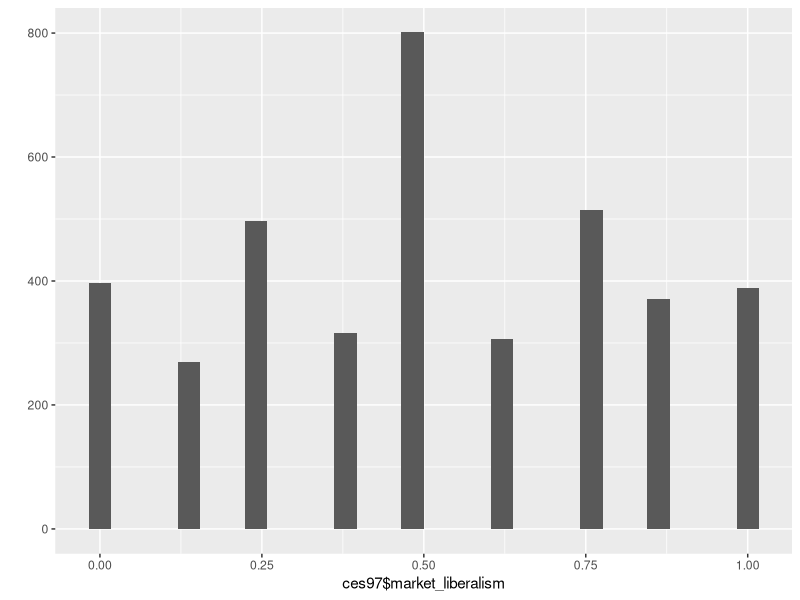
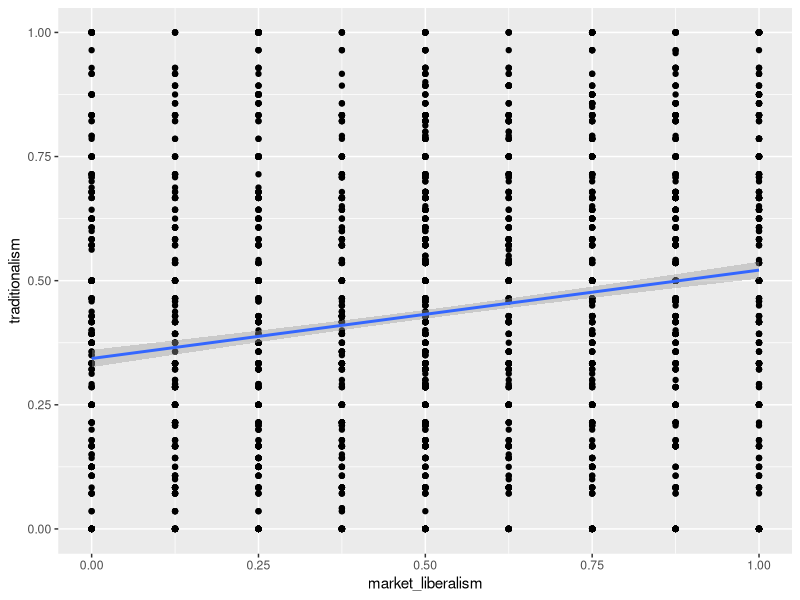
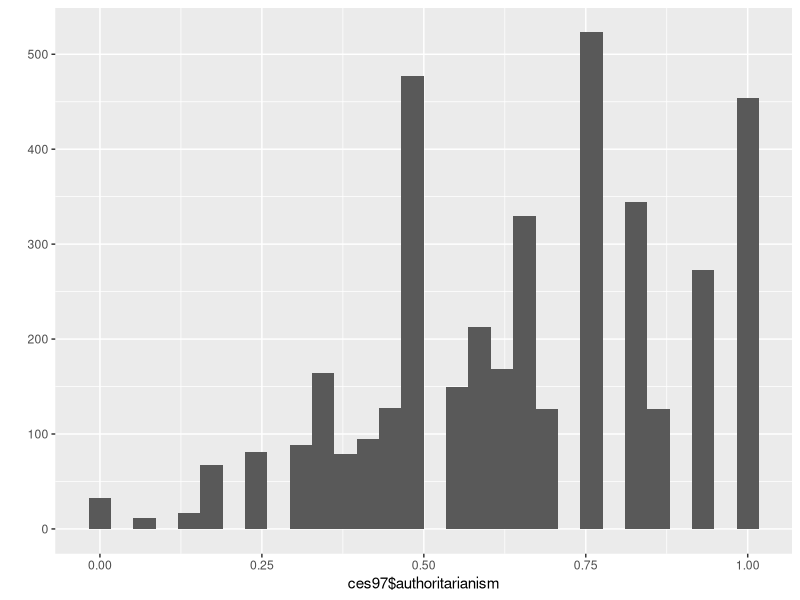

Write the R code that produced these figures, in order. (Note: this script raises an error after producing the figures.)
#File to Recode CES Data
library(tidyverse)
library(car)
library(labelled)
library(here)
library(haven)
#load data
ces97<-read_sav(file=here("data-raw/CES-E-1997_F1.sav"))

#### #recode Gender (cpsrgen)####

# (ces97, "gender")
ces97$male<-Recode(ces97$cpsrgen, "1=1; 5=0")
val_labels(ces97$male)<-c(Female=0, Male=1)
#checks
val_labels(ces97$male)
# (ces97$male)
#####recode Union Household (cpsm9) ####

# (ces97, "union")
ces97$union<-Recode(ces97$cpsm9, "1=1; 5=0; else=NA")
val_labels(ces97$union)<-c(None=0, Union=1)
#checks
val_labels(ces97$union)
# (ces97$union)
#####Union Combined variable (identical copy of union) ####

ces97$union_both<-ces97$union
#checks
val_labels(ces97$union_both)
# (ces97$union_both)

#### #recode Education (cpsm3)####
# (ces97, "education")
ces97$degree<-Recode(ces97$cpsm3, "9:11=1; 1:8=0; else=NA")
val_labels(ces97$degree)<-c(nodegree=0, degree=1)
#checks
val_labels(ces97$degree)
# (ces97$degree)

####recode Region (province) ####
# (ces97, "province")
ces97$region<-Recode(ces97$province, "10:13=1; 35=2; 46:59=3; 4=NA; else=NA")
val_labels(ces97$region)<-c(Atlantic=1, Ontario=2, West=3)
#checks
val_labels(ces97$region)
# (ces97$region)

####recode Province (province) ####
# look_for(ces97, "province")
ces97$prov<-Recode(ces97$province, "10=1; 11=2; 12=3; 13=4; 24=5; 35=6; 46=7; 47=8; 48=9; 59=10; else=NA")
val_labels(ces97$prov)<-c(NL=1, PE=2, NS=3, NB=4, QC=5, ON=6, MB=7, SK=8, AB=9, BC=10)
#checks
val_labels(ces97$prov)
table(ces97$prov)

#### recode Quebec (province) ####
# (ces97, "province")
ces97$quebec<-Recode(ces97$province, "10:13=0; 35:59=0; 24=1; else=NA")
val_labels(ces97$quebec)<-c(Other=0, Quebec=1)
#checks
val_labels(ces97$quebec)
# (ces97$quebec)

####recode Age (cpsage) ####
# (ces97, "age")
ces97$yob<-Recode(as.numeric(ces97$cpsage), "9999=NA")
ces97$age<-1997-ces97$yob
#check
# (ces97$age)

####recode Religion (cpsm10) ####
# (ces97, "relig")
ces97$religion<-Recode(ces97$cpsm10, "0=0; 2=1; 1=2; 3:5=3; else=NA")
val_labels(ces97$religion)<-c(None=0, Catholic=1, Protestant=2, Other=3)
#checks
val_labels(ces97$religion)
# (ces97$religion)

#### recode Language (cpslang)####

# (ces97, "language")
ces97$language<-Recode(ces97$cpslang, "1=1; 2=0; else=NA")
val_labels(ces97$language)<-c(French=0, English=1)
#checks
val_labels(ces97$language)
# (ces97$language)
#### recode Non-charter Language (cpsm15)####

# (ces97, "language")
ces97$non_charter_language<-Recode(ces97$cpsm15, "1:5=0; 0=1; 10:27=1; else=NA")
val_labels(ces97$non_charter_language)<-c(Charter=0, Non_Charter=1)
#checks
val_labels(ces97$non_charter_language)
# (ces97$non_charter_language)
####recode Employment (cpsm4) ####

# (ces97, "employment")
ces97$employment<-Recode(ces97$cpsm4, "2:7=0; 1=1; 8=1; else=NA")
val_labels(ces97$employment)<-c(Unemployed=0, Employed=1)
#checks
val_labels(ces97$employment)
# (ces97$employment)

#recode Unemployed (cpsm4)
# look_for(ces97, "employment")
ces97$unemployed<-Recode(ces97$cpsm4, "1=0; 2:3=1; else=NA")
val_labels(ces97$unemployed)<-c(Employed=0, Unemployed=1)
#checks
val_labels(ces97$unemployed)
table(ces97$unemployed)

####recode Sector (cpsm7 & cpsm4) ####
# (ces97, "firm")
ces97 %>%
  mutate(sector=case_when(
    cpsm7==3 ~1,
    cpsm7==5 ~1,
    cpsm7==7 ~1,
    cpsm7==1 ~0,
    cpsm7==0 ~0,
    cpsm4> 1 & cpsm4< 9 ~ 0,
    cpsm7==9 ~NA_real_ ,
    cpsm7==8 ~NA_real_ ,
  ))->ces97

val_labels(ces97$sector)<-c(Private=0, Public=1)
#checks
val_labels(ces97$sector)
# (ces97$sector)

lookfor(ces97, "firm")
ces97 %>%
  mutate(sector_welfare=case_when(
    #Socioal Scientists
    sector==1&( cpsm6 >2312& cpsm6 <2320)~1,
    #Social Workers
    sector==1&( cpsm6 >2330& cpsm6 <2340)~1,
    #Counsellors
    sector==1& cpsm6 ==2391~1,
    # Education
    sector==1&( cpsm6 >2710& cpsm6 <2800)~1,
    #Health
    sector==1&( cpsm6 >3111& cpsm6 <3160)~1,
    sector==0 ~0,
    TRUE~ NA_integer_
  ))->ces97
ces97 %>%
  group_by(sector, sector_welfare) %>%
  count() %>%
  as_factor()
#### recode Party ID (cpsk1 and cpsk4)####
look_for (ces97, "federal")
lookfor(ces97, "occupation")
ces97 %>%
  mutate(party_id=case_when(
    pesh1==1 | pesh4==1 ~ 1,
    pesh1==2 | pesh4==2 ~ 2,
    pesh1==3 | pesh4==3 ~ 3,
    pesh1==4 | pesh4==4 ~ 2,
    pesh1==5 | pesh4==5 ~ 4,
    pesh1==6 | pesh4==6 ~ 0,
  ))->ces97

val_labels(ces97$party_id)<-c(Other=0, Liberal=1, Conservative=2, NDP=3)
#checks
val_labels(ces97$party_id)
table(ces97$party_id)

# recode Party ID 2 (cpsk1 and cpsk4)
look_for (ces97, "federal")
ces97 %>%
  mutate(party_id2=case_when(
    pesh1==1 | pesh4==1 ~ 1,
    pesh1==2 | pesh4==2 ~ 2,
    pesh1==3 | pesh4==3 ~ 3,
    pesh1==4 | pesh4==4 ~ 6,
    pesh1==5 | pesh4==5 ~ 4,
    pesh1==6 | pesh4==6 ~ 0,
  ))->ces97

val_labels(ces97$party_id2)<-c(Other=0, Liberal=1, Conservative=2, NDP=3)
#checks
val_labels(ces97$party_id2)
table(ces97$party_id2)

# recode Party ID 3 (pesh1 and pesh4)
look_for (ces97, "federal")
ces97 %>%
  mutate(party_id3=case_when(
    cpsk1==1 | cpsk4==1 ~ 1,
    cpsk1==2 | cpsk4==2 ~ 2,
    cpsk1==3 | cpsk4==3 ~ 3,
    cpsk1==4 | cpsk4==4 ~ 6,
    cpsk1==5 | cpsk4==5 ~ 4,
      cpsk1==6 | cpsk4==6 ~ 0,
  ))->ces97
val_labels(ces97$party_id3)<-c(Other=0, Liberal=1, Conservative=2, NDP=3)
#checks
val_labels(ces97$party_id3)
table(ces97$party_id3)

#recode Party closeness (cpsk2 )
look_for(ces97, "strongly")
ces97$party_close<-Recode(ces97$cpsk2 , "1=1; 3=0.5; 5=0; else=NA")
#checks
table(ces97$cpsk2  , ces97$party_close, useNA = "ifany" )

####recode Vote (pesa4) ####
# (ces97, "vote")
ces97$vote<-Recode(ces97$pesa4, "1=1; 2=2; 3=3; 5=4; 4=2; 0=0; else=NA")
val_labels(ces97$vote)<-c(Other=0, Liberal=1, Conservative=2, NDP=3, Bloc=4, Green=5)
#checks
val_labels(ces97$vote)
# (ces97$vote)

#recode Vote splitting Conservatives (pesa4)
# (ces97, "vote")
ces97$vote
ces97$vote3<-Recode(ces97$pesa4, "1=1; 2=2; 3=3; 5=4; 4=6; 0=0; else=NA")
val_labels(ces97$vote3)<-c(Other=0, Liberal=1, Conservative=2, NDP=3, Bloc=4, Green=5, Reform=6)
#checks
val_labels(ces97$vote3)
# (ces97$vote3)
# (ces97$pesa4)

#### #recode Occupation (pinporr)####

# (ces97, "occupation")
# (ces97, "pinporr")
ces97$occupation<-Recode(ces97$pinporr, "1:2:=1; 4:5=1; 3=2; 6:7=2; 9=3; 12=3; 14=3; 8=4; 10=4; 13=4; 15:16=5; else=NA")
val_labels(ces97$occupation)<-c(Professional=1, Managers=2, Routine_Nonmanual=3, Skilled=4, Unskilled=5)
#checks
val_labels(ces97$occupation)
# (ces97$occupation)
####recode Occupation3 as 6 class schema with self-employed (cpsm4) ####

# (ces97, "employ")
ces97$occupation3<-ifelse(ces97$cpsm4==8, 6, ces97$occupation)
val_labels(ces97$occupation3)<-c(Professional=1, Managers=2, Routine_Nonmanual=3, Skilled=4, Unskilled=5, Self_employed=6)
#checks
val_labels(ces97$occupation3)
# (ces97$occupation3)
#### recode Income (cpsm16 and cpsm16a)####

# (ces97, "income")
ces97 %>%
  mutate(income=case_when(
    cpsm16a==1 | cpsm16> 0 & cpsm16 < 20 ~ 1,
    cpsm16a==2 | cpsm16> 19 & cpsm16 < 30 ~ 2,
    cpsm16a==3 | cpsm16> 29 & cpsm16 < 50 ~ 3,
    cpsm16a==4 | cpsm16> 29 & cpsm16 < 50 ~ 3,
    cpsm16a==5 | cpsm16> 49 & cpsm16 < 70 ~ 4,
    cpsm16a==6 | cpsm16> 49 & cpsm16 < 70 ~ 4,
    cpsm16a==7 | cpsm16> 69 & cpsm16 < 998 ~ 5,
    cpsm16a==8 | cpsm16> 69 & cpsm16 < 998 ~ 5,
    cpsm16a==9 | cpsm16> 69 & cpsm16 < 998 ~ 5,
    cpsm16a==10 | cpsm16> 69 & cpsm16 < 998 ~ 5,
  ))->ces97

val_labels(ces97$income)<-c(Lowest=1, Lower_Middle=2, Middle=3, Upper_Middle=4, Highest=5)
#checks

#Simon's Version
ces97 %>%
  mutate(income2=case_when(
    #First Quintile
    cpsm16a==1 | cpsm16> 0 & cpsm16 < 18 ~ 1,
    #Second Quintile
    cpsm16a==2 | cpsm16> 17 & cpsm16 < 33 ~ 2,
    cpsm16a==3 | cpsm16> 32 & cpsm16 < 50 ~ 3,
    cpsm16a==4 | cpsm16> 32 & cpsm16 < 50 ~ 3,
    cpsm16a==5 | cpsm16> 49 & cpsm16 < 72 ~ 4,
    cpsm16a==6 | cpsm16> 49 & cpsm16 < 72 ~ 4,
    cpsm16a==7 | cpsm16> 71 & cpsm16 < 998 ~ 5,
    cpsm16a==8 | cpsm16> 71 & cpsm16 < 998 ~ 5,
    cpsm16a==9 | cpsm16> 71 & cpsm16 < 998 ~ 5,
    cpsm16a==10 | cpsm16> 71 & cpsm16 < 998 ~ 5,
  ))->ces97

val_labels(ces97$income2)<-c(Lowest=1, Lower_Middle=2, Middle=3, Upper_Middle=4, Highest=5)

# (ces97, "income")
ces97 %>%
  mutate(income_tertile=case_when(
    #first tertile
    as.numeric(cpsm16a)<3 | as.numeric(cpsm16)> 0 & as.numeric(cpsm16) < 27 ~ 1,
    #Second tertile
    as.numeric(cpsm16a)>2 & as.numeric(cpsm16a)<5 | as.numeric(cpsm16)> 26 & as.numeric(cpsm16) < 56 ~ 2,
    #Third Tertile
    as.numeric(cpsm16a)>4 & as.numeric(cpsm16a)<98 | as.numeric(cpsm16)> 55 & as.numeric(cpsm16) < 998~ 3
  ))->ces97

val_labels(ces97$income_tertile)<-c(Lowest=1, Middle=2, Highest=3)
#checks
val_labels(ces97$income_tertile)
# (ces97$income_tertile)

#####recode Household size (cpshhwgt)####
# (ces97, "house")
ces97$household<-Recode(ces97$cpshhwgt, "0.5056=0.5; 1.0111=1; 1.5167=1.5; 2.0223=2; 2.5278=2.5; 3.0334=3; 3.539=3.5; 4.5501=4.5")
#checks
# (ces97$household)

#### recode income / household size ####
ces97$inc<-Recode(as.numeric(ces97$cpsm16), "998:999=NA")

# (ces97$inc)
ces97$inc2<-ces97$inc/ces97$household
# (ces97$inc2)
ces97$inc3<-Recode(as.numeric(ces97$cpsm16a), "98:99=NA")
# (ces97$inc3)
ces97$inc4<-ces97$inc3/ces97$household
# (ces97$inc4)

ces97 %>%
  mutate(income_house=case_when(
    as.numeric(inc4)<2.7 |(as.numeric(inc2)> 0 & as.numeric(inc2) < 27) ~ 1,
    (as.numeric(inc4)>2.6 &as.numeric(inc4) <5.3 )| as.numeric(inc2)> 26 & as.numeric(inc2) < 53 ~ 2,
    (as.numeric(inc4)>5.2 & as.numeric(inc4)<31) | as.numeric(inc2)> 52 & as.numeric(inc2) <998 ~ 3
  ))->ces97
# (ces97$income_house)
# (ces97$income_tertile)
# (ces97$income_tertile, ces97$income_house)

####recode Religiosity (pesm10b)####
# (ces97, "relig")
ces97$religiosity<-Recode(as.numeric(ces97$pesm10b), "7=1; 5=2; 8=3; 3=4; 1=5; else=NA")
val_labels(ces97$religiosity)<-c(Lowest=1, Lower_Middle=2, Middle=3, Upper_Middle=4, Highest=5)
#checks
#val_labels(ces97$religiosity)
# (ces97$religiosity)

#### recode Redistribution (mbsa4)####
# (ces97, "rich")
#val_labels(ces97$mbsa4)
ces97$redistribution<-Recode(as.numeric(ces97$mbsa4), "; 1=1; 2=0.75; 3=0.25; 4=0; 8=0.5; else=NA", as.numeric=T)
#val_labels(ces97$redistribution)<-c(Much_less=0, Somewhat_less=0.25, Same_amount=0.5, Somewhat_more=0.75, Much_more=1)
#checks
#val_labels(ces97$redistribution)
# (ces97$redistribution)

####recode Pro-Redistribution (mbsa4) ####
ces97$pro_redistribution<-Recode(ces97$mbsa4, "1:2=1; 3:4=0; else=NA", as.numeric=T)
val_labels(ces97$pro_redistribution)<-c(Non_Pro=0, Pro=1)
#checks
#val_labels(ces97$pro_redistribution)
# (ces97$pro_redistribution)
#### recode Market Liberalism (cpsf6 and pese19)####

# (ces97, "private")
# (ces97, "blame")

ces97$market1<-Recode(as.numeric(ces97$cpsf6), "1=1; 3=0.75; 5=0.25; 7=0; 8=0.5; else=NA", as.numeric=T)
ces97$market2<-Recode(as.numeric(ces97$pese19), "1=1; 3=0.75; 5=0.25; 7=0; 8=0.5; else=NA", as.numeric=T)
#checks
# (ces97$market1)
# (ces97$market2)
#
# ces97 %>%
#   rowwise() %>%
#   mutate(market_liberalism=mean(
#     c_across(market1:market2)
#  , na.rm=T )) ->out
#
# out %>%
#   ungroup() %>%
#   select(c('market1', 'market2', 'market_liberalism')) %>%
#   mutate(na=rowSums(is.na(.))) %>%
#   filter(na>0, na<3)
#Scale Averaging
ces97 %>%
  mutate(market_liberalism=rowMeans(select(., num_range("market", 1:2)), na.rm=T))->ces97


ces97 %>%
  select(starts_with("market")) %>%
  summary()
#Check distribution of market_liberalism
qplot(ces97$market_liberalism, geom="histogram")
# (ces97$market_liberalism, useNA="ifany")

#Calculate Cronbach's alpha
library(psych)
ces97 %>%
  select(market1, market2) %>%
  alpha(.)
#Check correlation
ces97 %>%
  select(market1, market2) %>%
  cor(., use="complete.obs")

####recode Immigration (cpsj18) ####

# (ces97, "imm")
ces97$immigration_rates<-Recode(as.numeric(ces97$cpsj18), "1=0; 3=1; 5=0.5; 8=0.5; else=NA", as.numeric=T)
#checks
# (ces97$immigration_rates, useNA = "ifany")

#### recode Environment vs Jobs (mbsa6)####
# (ces97, "env")
# (ces97$mbsa6, useNA="ifany")
ces97$enviro<-Recode(as.numeric(ces97$mbsa6), "1=0; 2=0.25; 3=0.75; 4=1; 8=0.5; else=NA")
#checks
# (ces97$enviro, useNA="ifany")

####recode Capital Punishment (pese13) ####
# (ces97, "punish")
ces97$death_penalty<-Recode(as.numeric(ces97$pese13), "1=0; 3=0.25; 5=0.75; 7=1; 8=0.5; else=NA")
#checks
# (ces97$death_penalty)

#recode Crime (cpsa2g)
# (ces97, "crime")
ces97$crime<-Recode(as.numeric(ces97$cpsa2g), "1=1; 2=0.5; 3=0; 8=0.5; else=NA")
#checks
# (ces97$crime)

#recode Gay Rights (mbsg3)
# (ces97, "homo")
var_label(ces97$mbsg3)
ces97$gay_rights<-Recode(as.numeric(ces97$mbsg3), "1=0; 2=0.25; 3=0.75; 4=1; 8=0.5; else=NA")
#checks
# (ces97$gay_rights)
#### #recode Abortion (pese5a pese5b pese5c)####

# (ces97, "abort")
ces97 %>%
  mutate(abortion=case_when(
    pese5a==3 ~0,
    pese5a==1 ~1,
    pese5a==2 ~0.5,
    pese5a==8 ~0.5,
    pese5b==3 ~1,
    pese5b==2 ~0,
    pese5b==1 ~0.5,
    pese5b==8 ~0.5,
    pese5c==2 ~1,
    pese5c==1 ~0,
    pese5c==3 ~0.5,
    pese5c==8 ~0.5,
  ))->ces97
#checks
# (ces97$abortion)
#### #recode Lifestyle (mbsa7)####

# (ces97, "lifestyle")
ces97$lifestyles<-Recode(as.numeric(ces97$mbsa7), "1=1; 2=0.75; 3=0.25; 4=0; 8=0.5; else=NA")
#checks
# (ces97$lifestyles)
#####recode Stay Home (cpsf3) ####

# (ces97, "home")
ces97$stay_home<-Recode(as.numeric(ces97$cpsf3), "1=1; 3=0.75; 5=0.25; 7=0; 8=0.5; else=NA")
#checks
# (ces97$stay_home)
#####recode Marriage Children (cpsf2) ####

# (ces97, "children")
ces97$marriage_children<-Recode(as.numeric(ces97$cpsf2), "1=1; 3=0.75; 5=0.25; 7=0; 8=0.5; else=NA")
#checks
# (ces97$marriage_children)
#####recode Values (mbsa9) ####

# (ces97, "traditional")
ces97$values<-Recode(as.numeric(ces97$mbsa9), "1=1; 2=0.75; 3=0.25; 4=0; 8=0.5; else=NA")
#checks
# (ces97$values)
#####recode Morals (mbsa8) ####

# (ces97, "moral")
ces97$morals<-Recode(as.numeric(ces97$mbsa8), "1=0; 2=0.25; 3=0.75; 4=1; 8=0.5; else=NA")
#checks
# (ces97$morals)
#### Moral traditionalism####
#recode Moral Traditionalism (abortion, lifestyles, stay home, values, marriage childen, morals)
ces97$trad3<-ces97$abortion
ces97$trad7<-ces97$lifestyles
ces97$trad1<-ces97$stay_home
ces97$trad4<-ces97$values
ces97$trad5<-ces97$marriage_children
ces97$trad6<-ces97$morals
ces97$trad2<-ces97$gay_rights

#This code removes value labels from trad1 to trad6
#Start with data frame
ces97 %>%
  #mutate because changing variables
  #across because we are doing something across a series of columns
  # What columns are we working on? The ones with the names generated in
  #num_range('trad', 1:7)
  mutate(across(.cols=num_range('trad', 1:7),
                #The thing we are doing is removing value labels
                remove_val_labels))->ces97
#remove_val_labels
# (ces97$trad1)
# (ces97$trad2)
# (ces97$trad3)
# (ces97$trad4)
# (ces97$trad5)
# (ces97$trad6)
# (ces97$trad7)

#Scale Averaging
ces97 %>%
  mutate(traditionalism=rowMeans(select(., num_range("trad", 1:7)), na.rm=T))->ces97


ces97 %>%
  select(starts_with("trad")) %>%
  head()
#Check distribution of traditionalism
# qplot(ces97$traditionalism, geom="histogram")
# qplot(ces97$market_liberalism, geom="histogram")

# (ces97$traditionalism, useNA="ifany")

#Calculate Cronbach's alpha
ces97 %>%
  select(trad1, trad2, trad3, trad4, trad5, trad6, trad7) %>%
  psych::alpha(.)
#Check correlation
ces97 %>%
  select(trad1, trad2, trad3, trad4, trad5, trad6, trad7) %>%
  cor(., use="complete.obs")


#recode Moral Traditionalism 2 (stay home & gay rights) (Left-Right)

#Scale Averaging
ces97 %>%
  mutate(traditionalism2=rowMeans(select(., c('trad1', 'trad2')), na.rm=T))->ces97

ces97 %>%
  select(starts_with("trad")) %>%
  summary()
#Check distribution of traditionalism
#qplot(ces97$traditionalism2, geom="histogram")
# (ces97$traditionalism2, useNA="ifany")

#Calculate Cronbach's alpha
ces97 %>%
  select(trad1, trad2) %>%
  psych::alpha(.)

#Check correlation
ces97 %>%
  select(trad1, trad2) %>%
  cor(., use="complete.obs")

#just check the market and traditionalism scales for NAs
ces97 %>%
  select(market_liberalism, traditionalism) %>%
  str()

ggplot(ces97, aes(x=market_liberalism, y=traditionalism))+geom_point()+geom_smooth(method="lm")

#recode 2nd Dimension (stay home, immigration, gay rights, crime)
ces97$author1<-ces97$stay_home
ces97$author2<-ces97$immigration_rates
ces97$author3<-ces97$gay_rights
ces97$author4<-ces97$crime
# (ces97$author1)
# (ces97$author2)
# (ces97$author3)
# (ces97$author4)

#Remove value labels
ces97 %>%
  mutate(across(num_range('author', 1:4), remove_val_labels))->ces97
ces97 %>%
  mutate(authoritarianism=rowMeans(select(., num_range("author", 1:4)), na.rm=T))->ces97


#Check distribution of traditionalism
qplot(ces97$authoritarianism, geom="histogram")
# (ces97$authoritarianism, useNA="ifany")

#Calculate Cronbach's alpha
ces97 %>%
  select(author1, author2, author3, author4) %>%
  psych::alpha(.)

#Check correlation
ces97 %>%
  select(author1, author2, author3, author4) %>%
  cor(., use="complete.obs")

#recode Quebec Accommodation (cpse3a) (Left=more accom)
# (ces97, "quebec")
ces97$quebec_accom<-Recode(as.numeric(ces97$cpse3a), "2=1; 1=0; 3=0.5; 8=0.5; else=NA")
#checks
# (ces97$quebec_accom)


#recode Liberal leader (cpsd1b)
# (ces97, "Chretien")
ces97$liberal_leader<-Recode(as.numeric(ces97$cpsd1b), "0=1; 997:999=NA")
#checks
# (ces97$liberal_leader)

#recode conservative leader (cpsd1a)
# (ces97, "Charest")
ces97$conservative_leader<-Recode(as.numeric(ces97$cpsd1a), "0=1; 997:999=NA")
#checks
# (ces97$conservative_leader)

#recode NDP leader (cpsd1c)
# (ces97, "McDonough")
ces97$ndp_leader<-Recode(as.numeric(ces97$cpsd1c), "0=1; 997:999=NA")
#checks
# (ces97$ndp_leader)

#recode Bloc leader (cpsd1e)
# (ces97, "Duceppe")
ces97$bloc_leader<-Recode(as.numeric(ces97$cpsd1e), "0=1; 997:999=NA")
#checks
# (ces97$bloc_leader)

#recode liberal rating (cpsd1h)
# (ces97, "liberal")
ces97$liberal_rating<-Recode(as.numeric(ces97$cpsd1h), "0=1; 997:999=NA")
#checks
# (ces97$liberal_rating)

#recode conservative rating (cpsd1g)
# (ces97, "conservative")
ces97$conservative_rating<-Recode(as.numeric(ces97$cpsd1g), "0=1; 997:999=NA")
#checks
# (ces97$conservative_rating)

#recode NDP rating (cpsd1i)
# (ces97, "new democratic")
ces97$ndp_rating<-Recode(as.numeric(ces97$cpsd1i), "0=1; 997:999=NA")
#checks
# (ces97$ndp_rating)

#recode Bloc rating (cpsd1k)
# (ces97, "bloc")
ces97$bloc_rating<-Recode(as.numeric(ces97$cpsd1k), "0=1; 997:999=NA")
#checks
# (ces97$bloc_rating)

#recode Education (pese6f)
# (ces97, "edu")
ces97$education_spend<-Recode(as.numeric(ces97$pese6f), "1=0; 3=0.5; 5=1; 8=0.5; else=NA")
#checks
# (ces97$education, ces97$pese6f , useNA = "ifany" )

#recode Personal Retrospective (cpsc1)
# (ces97, "financ")
ces97$personal_retrospective<-Recode(as.numeric(ces97$cpsc1), "1=1; 3=0; 5=0.5; 8=0.5; else=NA", as.numeric=T)
#val_labels(ces97$personal_retrospective)<-c(Worse=0, Same=0.5, Better=1)
#checks
#val_labels(ces97$personal_retrospective)
# (ces97$personal_retrospective, ces97$cpsc1 , useNA = "ifany" )

#recode National Retrospective (cpsg1)
# (ces97, "economy")
ces97$national_retrospective<-Recode(as.numeric(ces97$cpsg1), "1=1; 3=0; 5=0.5; 8=0.5; else=NA", as.numeric=T)
#val_labels(ces97$national_retrospective)<-c(Worse=0, Same=0.5, Better=1)
#checks
#val_labels(ces97$national_retrospective)
# (ces97$national_retrospective, ces97$cpsg1 , useNA = "ifany" )

#recode Ideology (mbsi16a)
# (ces97, "the left")
ces97$ideology<-Recode(as.numeric(ces97$mbsi16a) , "0=0; 1=0.1; 2=0.2; 3=0.3; 4=0.4; 5=0.5; 6=0.6; 7=0.7; 8=0.8; 9=0.9; 10=1; else=NA")
#val_labels(ces97$ideology)<-c(Left=0, Right=1)
#checks
#val_labels(ces97$ideology)
# (ces97$ideology, ces97$mbsi16a  , useNA = "ifany")

#recode turnout (pesa2a & pesa2b)
# (ces97, "vote")
ces97 %>%
  mutate(turnout=case_when(
    pesa2a==1 ~1,
    pesa2a==5 ~0,
    pesa2a==8 ~0,
    pesa2b==1 ~1,
    pesa2b==5 ~0,
    pesa2b==8 ~0,
  ))->ces97
val_labels(ces97$turnout)<-c(No=0, Yes=1)
#checks
val_labels(ces97$turnout)
# (ces97$turnout)
# (ces97$turnout, ces97$vote)

#### recode political efficacy ####
#recode No Say (cpsb10b)
# (ces97, "not have say")
ces97$efficacy_internal<-Recode(as.numeric(ces97$cpsb10b), "1=0; 3=0.25; 5=0.75; 7=1; 8=0.5; else=NA", as.numeric=T)
#val_labels(ces97$efficacy_internal)<-c(low=0, high=1)
#checks
#val_labels(ces97$efficacy_internal)
# (ces97$efficacy_internal)
# (ces97$efficacy_internal, ces97$cpsb10b , useNA = "ifany" )

#recode MPs lose touch (cpsb10a)
# (ces97, "lose touch")
ces97$efficacy_external<-Recode(as.numeric(ces97$cpsb10a), "1=0; 3=0.25; 5=0.75; 7=1; 8=0.5; else=NA", as.numeric=T)
#val_labels(ces97$efficacy_external)<-c(low=0, high=1)
#checks
#val_labels(ces97$efficacy_external)
# (ces97$efficacy_external)
# (ces97$efficacy_external, ces97$cpsb10a , useNA = "ifany" )

#recode Official Don't Care (cpsb10d)
# (ces97, "cares what")
ces97$efficacy_external2<-Recode(as.numeric(ces97$cpsb10d), "1=0; 3=0.25; 5=0.75; 7=1; 8=0.5; else=NA", as.numeric=T)
#val_labels(ces97$efficacy_external2)<-c(low=0, high=1)
#checks
#val_labels(ces97$efficacy_external2)
# (ces97$efficacy_external2)
# (ces97$efficacy_external2, ces97$cpsb10d , useNA = "ifany" )

ces97 %>%
  mutate(political_efficacy=rowMeans(select(., c("efficacy_external", "efficacy_external2", "efficacy_internal")), na.rm=T))->ces97

ces97 %>%
  select(starts_with("efficacy")) %>%
  summary()
#Check distribution of political_efficacy
#qplot(ces97$political_efficacy, geom="histogram")
# (ces97$political_efficacy, useNA="ifany")

#Calculate Cronbach's alpha
library(psych)
ces97 %>%
  select(efficacy_external, efficacy_external2, efficacy_internal) %>%
  psych::alpha(.)
#Check correlation
ces97 %>%
  select(efficacy_external, efficacy_external2, efficacy_internal) %>%
  cor(., use="complete.obs")


#recode Most Important Question (cpsa1)
# (ces97, "issue")
ces97$mip<-Recode(ces97$cpsa1, "10:16=6; 20:25=7; 26=10; 30=7; 31=18; 32:34=7; 35=0; 36:38=7; 40:41=10; 42:43=3; 44=13; 45=15;
				                        46=12; 47=11; 48=0; 50:55=9; 57=8; 58=15; 59=8; 60:64=15; 65:67=4; 68:69=8; 70:71=14;
				                        72=1; 73=14; 74=15; 75:79=2; 80:88=16; 89:90=0; 91=3; 92=0; 93=11; 94:95=0; 96-16; 97=0; else=NA")
val_labels(ces97$mip)<-c(Other=0, Environment=1, Crime=2, Ethics=3, Education=4, Energy=5, Jobs=6, Economy=7, Health=8, Taxes=9, Deficit_Debt=10,
                         Democracy=11, Foreign_Affairs=12, Immigration=13, Socio_Cultural=14, Social_Programs=15, Brokerage=16, Free_Trade=17, Inflation=18)
 (ces97$mip)

# recode satisfaction with democracy (cpsb9, pesa5b)
# (ces97, "dem")
ces97$satdem<-Recode(as.numeric(ces97$pesa5b), "1=1; 3=0.75; 5=0.25; 7=0; 8=0.5; else=NA", as.numeric=T)
#checks
# (ces97$satdem, ces97$pesa5b, useNA = "ifany" )

ces97$satdem2<-Recode(as.numeric(ces97$cpsb9), "1=1; 3=0.75; 5=0.25; 7=0; 8=0.5; else=NA", as.numeric=T)
#checks
# (ces97$satdem2, ces97$cpsb9, useNA = "ifany" )

#recode Quebec Sovereignty (pese10) (Quebec only & Right=more sovereignty)
# (ces97, "sovereignty")
ces97$quebec_sov<-Recode(as.numeric(ces97$pese10), "1=1; 3=0.75; 5=0.25; 7=0; 8=0.5; else=NA")
#checks
# (ces97$quebec_sov, ces97$pese10, useNA = "ifany" )

# recode provincial alienation (cpsj12)
# (ces97, "treat")
ces97$prov_alienation<-Recode(as.numeric(ces97$cpsj12), "3=1; 1=0; 5=0.5; 8=0.5; else=NA", as.numeric=T)
#checks
# (ces97$prov_alienation, ces97$cpsj12, useNA = "ifany" )

# recode immigration society (mbsg4)
# (ces97, "fit")
ces97$immigration_soc<-Recode(as.numeric(ces97$mbsg4), "1=1; 2=0.75; 3=0.25; 4=0; 8=0.5; else=NA", as.numeric=T)
#checks
# (ces97$immigration_soc, ces97$mbsg4, useNA = "ifany" )

#recode welfare (pese6b)
# (ces97, "welfare")
ces97$welfare<-Recode(as.numeric(ces97$pese6b), "1=1; 3=0.5; 8=0.5; 5=0; else=NA")
#checks
# (ces97$welfare)
# (ces97$welfare, ces97$pese6b)

#recode Postgrad (cpsm3)
# (ces97, "education")
ces97$postgrad<-Recode(as.numeric(ces97$cpsm3), "10:11=1; 1:9=0; else=NA")
#checks
# (ces97$postgrad)

#recode Break Promise (cpsj13)
# (ces97, "promise")
ces97$promise<-Recode(as.numeric(ces97$cpsj13), "1=0; 3=0.5; 5=1; 7=0.5; else=NA", as.numeric=T)
#val_labels(ces97$promise)<-c(low=0, high=1)
#checks
#val_labels(ces97$promise)
# (ces97$promise)
# (ces97$promise, ces97$cpsj13 , useNA = "ifany" )

#recode Trust - not available

# recode political interest (cpsb5)
# (ces97, "interest")
ces97$pol_interest<-Recode(as.numeric(ces97$cpsb5), "0=0; 1=0.1; 2=0.2; 3=0.3; 4=0.4; 5=0.5; 6=0.6; 7=0.7; 8=0.8; 9=0.9; 10=1; else=NA", as.numeric=T)
#checks
# (ces97$pol_interest, ces97$cpsb5, useNA = "ifany" )

#recode foreign born (cpsm11)
# (ces97, "birth")
ces97$foreign<-Recode(ces97$cpsm11, "1=0; 2:97=1; 0=1; else=NA")
val_labels(ces97$foreign)<-c(No=0, Yes=1)
#checks
#val_labels(ces97$foreign)
# (ces97$foreign, ces97$cpsm11, useNA="ifany")

#### recode Women - how much should be done (pese1) ####
look_for(ces97, "women")
table(ces97$pese1)
ces97$women<-Recode(as.numeric(ces97$pese1), "1=0; 2=0.25; 3=0.5; 4=0.75; 5=1; else=NA")
#checks
table(ces97$women,  useNA = "ifany")

#### recode Race - how much should be done (cpsf1) ####
look_for(ces97, "racial")
table(ces97$cpsf1)
ces97$race<-Recode(as.numeric(ces97$cpsf1), "1=0; 2=1; 3=0.5; else=NA")
#checks
table(ces97$race,  useNA = "ifany")

#recode Previous Vote (cpsk6)
# look_for(ces97, "vote")
ces97$previous_vote<-Recode(ces97$cpsk6, "1=1; 2=2; 3=3; 4=2; 5=4; 0=0; else=NA")
val_labels(ces97$previous_vote)<-c(Other=0, Liberal=1, Conservative=2, NDP=3, Bloc=4, Green=5)
#checks
#val_labels(ces97$previous_vote)
#table(ces97$previous_vote)

#recode Previous Vote splitting Conservatives (cpsk6)
 look_for(ces97, "vote")
ces97$previous_vote3<-car::Recode(as.numeric(ces97$cpsk6), "1=1; 2=2; 3=3; 4=6; 5=4; 0=0; else=NA")
val_labels(ces97$previous_vote3)<-c(Other=0, Liberal=1, Conservative=2, NDP=3, Bloc=4, Green=5, Reform=6)
#checks
val_labels(ces97$previous_vote3)
table(ces97$previous_vote3)

#recode Provincial Vote (pesh20)
# look_for(ces97, "vote")
ces97$prov_vote<-car::Recode(as.numeric(ces97$pesh20), "1=1; 2=2; 3=3; 4=0; 5=4; 6:7=0; 9=0; 8=6; else=NA")
val_labels(ces97$prov_vote)<-c(Other=0, Liberal=1, Conservative=2, NDP=3, PQ=4, Green=5, Reform=6)
#checks
val_labels(ces97$prov_vote)
table(ces97$prov_vote)

#### Inequality - increased (cpsj5) ####
look_for(ces97, "gap")
table(ces97$cpsj5)
ces97$inequality_increase<-Recode(as.numeric(ces97$cpsj5), "1=1; 2=0; 3=0.5; else=NA")
#checks
table(ces97$inequality_increase,  ces97$cpsj5, useNA = "ifany")

#### Business - trickle down (pese20) ####
look_for(ces97, "business")
table(ces97$pese20)
ces97$business<-Recode(as.numeric(ces97$pese20), "1=1; 3=0.75; 5=0.25; 7=0; 8=0.5; else=NA")
#checks
table(ces97$business,  ces97$pese20, useNA = "ifany")

#### recode feminism (pesf3)
summary(ces97$pesf13)
lookfor(ces97, "immigrants")
#Note I am changing this to use the rescale function. But I checked: there are no 997 and 998
ces97 %>%
  mutate(feminism_rating=case_when(
    as.numeric(pesf3)>996~NA,
    TRUE~as.numeric(pesf3)
  )) %>%
  mutate(feminism_rating=scales::rescale(feminism_rating, to=c(0,1)))->ces97

#Add mode
ces97$mode<-rep("Phone", nrow(ces97))
#Add Election
# Note: Care should be taken in the master file to consider whether or not the user
# Wants to include Rs from the 1992 referendum or not.
#
ces97$election<-rep(1997, nrow(ces97))
glimpse(ces97)

# Save the file
save(ces97, file=here("data/ces97.rda"))
